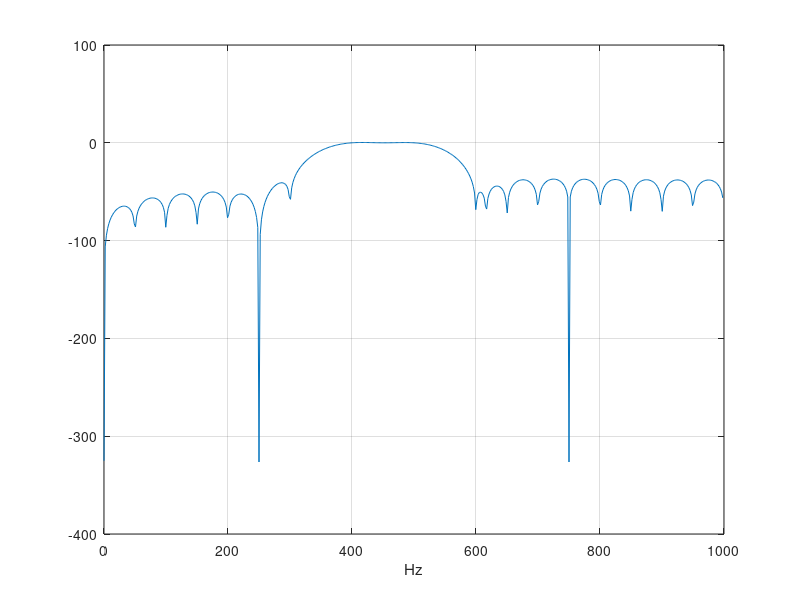

Write MATLAB code to recreate this figure.
clc; clear; close all;
Fs = 2000; M = 40; % bin spacing Fs/M = 50 Hz
Hr = zeros(1,M);
k = [8 9 10]; % 400, 450, 500 Hz
Hr(k+1) = 1; Hr(M-k+1) = 1; % + mirror half
Hr([7 11]+1) = 0.4; Hr(M-[7 11]+1) = 0.4; % transition samples
k1 = 0:floor((M-1)/2); k2 = floor((M-1)/2)+1:M-1;
al = (M-1)/2;
ph = [-al*2*pi*k1/M, al*2*pi*(M-k2)/M];
b = real(ifft(Hr.*exp(1j*ph), M));
[h,f] = freqz(b,1,512,Fs);
plot(f,20*log10(abs(h))); xlabel('Hz'); grid on;
% Key step: bin k = f/(Fs/M). Set the passband bins to 1 AND their
% mirrors at M-k.
